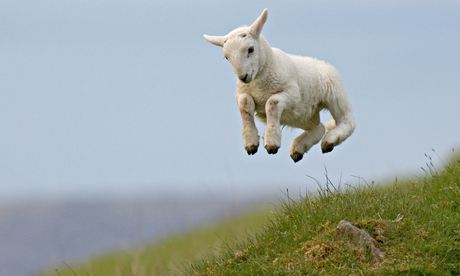
%> input picture Assignment2/image.jpg, 460 x 276 px
$ octave motionblur_Method2.m   (GNU Octave 9; MATLAB toolbox functions it lacks are replaced by stand-ins)
%> lines starting %> are read from the running program, lines starting %| are printed output that depends on the picture
clc; clear all ;close all;
%% Designing the average filter
sizeofilter = 3; %size of average filter
filt = fspecial('average', sizeofilter) ; %Creating average filter since average filter produces motion blur effect
%%Loading the image
I2 = imread('image.jpg'); %Reading hte original good image
%> I2 is the input picture: size 276x460x3 uint8; mean R, G, B 159.5, 168.9, 167
I2 = rgb2gray(I2); % converting it into the grayscale
%> I2: size 276x460 uint8
figure, imshow([I2]) %Showing the original image
title('inputimage')

I = (imfilter(I2,filt)); %Convolving our image with gaussian filter to produce defocussed image
I3 = I;
I = imnoise(I,'gaussian',0.0001);
% Normalizing hte input image matrix
x = double(I);
xnorm = (x - min(min(x)))/(max(max(x)) - min(min(x)));
I = xnorm;
figure(),imshow(xnorm)
title('Blurredimagedefocuswithnoisemotionblur')


%% Paramteres to play with
we=0.00001; % Regulazrizer for the edge derivates will be used in regression
max_it= 600; %Maximum no of iterations for regression below
%%
[n,m]=size(I); % Size of the input image
%> n = 276; m = 460
hfs_x1=floor((size(filt,2)-1)/2); %Half the size of our filter in the vertical direction. This is useful for our zero padding
hfs_y1=floor((size(filt,1)-1)/2); %Half the size of our filter in the horizontal direction. This is useful for our zero padding
%% Here we will see that the padding is done. This is done to ensure that the repeated convolution
%doesnot effect the boundary of the orignal image
I = medfilt2(I,[15 15]);
%> I: size 276x460 double

tI = padarray(I,[((hfs_y1)+(sizeofilter-1)) ((hfs_x1)+(sizeofilter-1))],'symmetric');
% Derivative filters
dyf=[1 -1]; % Derivative filter in the vertical direction
dxf=dyf'; % Derivative filter in the horizontal direction
%
%%
dy=imfilter(tI,(dyf)); %Calculating the horizontal derivatives and storing it in an array
dx=imfilter(tI,(dxf)); %Calculating the vertical derivatives and storing it in an array
b=imfilter(tI,filt); %Calculating the filtered value of motionblurred

Ax= imfilter(imfilter(tI,filt),filt); %Calculating the filtered value of motionblurred

Ax=Ax+we*dx;

Ax=Ax+we*dy;

% Regression starts from here
r = b - Ax; % Residual array
for iter = 1:max_it  % Regression starts from here
     rho = sum(sum(r.*r)); % Finding the square of the residual matrix
     if ( iter > 1 ),
        beta = rho / rho_1; % This will be our weights for regularization
        p = r + beta*p;
     else
        p = r;
     end
     Ap=imfilter(imfilter(p,(filt)),filt); % Convolving residual with average filter.
     Ap=Ap+we*imfilter(p,(dxf)); % Convolving residual with vertical derivative filter.
     Ap=Ap+we*imfilter(p,(dyf)); % Convolving residual with horizontal derivative filter.
     q = Ap;
     alpha = rho / sum(sum(p.*q ));
     tI = (tI) + alpha * p;                    % update our approximation vector
     r = r - alpha*q;                      % compute residual
     rho_1 = rho;
end
%> this loop made 600 passes
%> (rho, beta, alpha, rho_1) on passes 2 to 13: (4.2, 0.303, 2.49, 4.2), (1.81, 0.429, 2.85, 1.81), (0.937, 0.519, 3.06, 0.937), (0.536, 0.571, 3.2, 0.536), (0.336, 0.627, 3.31, 0.336), (0.23, 0.686, 3.45, 0.23), (0.173, 0.75, 3.54, 0.173), (0.135, 0.783, 3.56, 0.135), (0.107, 0.791, 3.58, 0.107), (0.0856, 0.8, 3.62, 0.0856), (0.0702, 0.82, 3.67, 0.0702), (0.0594, 0.846, 3.72, 0.0594)
%> (rho, alpha, rho_1) on pass 1: (13.87, 2.54, 13.87)
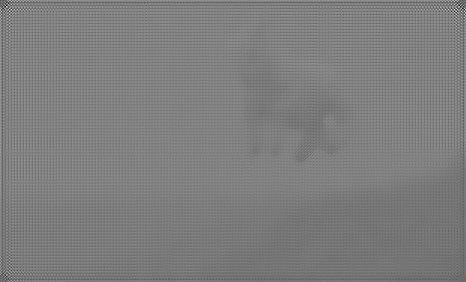
%> tI: size 282x466 double; min -3.57, max 4.94, mean 0.64; drawn with min black and max white
%> after the loop, beta = 1
x = tI;  % Our obtained deconvolved image but with padding
[n,m]=size(x);
%> n = 282; m = 466
Answer = (x((3*(hfs_y1))+1:n-(3*(hfs_y1)),(3*(hfs_x1))+1:m-(3*(hfs_y1)))); %Our final deconvolved image
figure, imshow(Answer)
%> after `imshow(Answer)`:
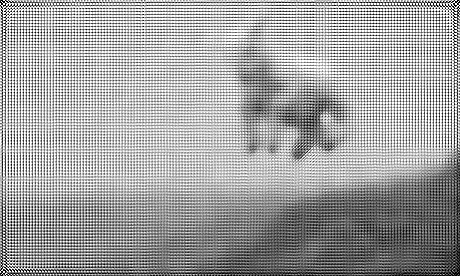
%> displayed picture: size 276x460, on the screen's scale of 0 to 255; min 0, max 255, mean 161.8
title('DeconvolvedimagewithNoisemotionblur')
drawnow

% Normalizing hte input image matrix
x = double(I3);
xnorm = (x - min(min(x)))/(max(max(x)) - min(min(x)));
I3 = xnorm;
figure()
imshow(xnorm)
title('Blurredimagemotionblurwithoutnoise')

%% Paramteres to play with
we=0.00001; % Regulazrizer for the edge derivates will be used in regression
max_it= 600; %Maximum no of iterations for regression below
%%
[n,m]=size(I3); % Size of the input image
%> n = 276; m = 460
hfs_x1=floor((size(filt,2)-1)/2); %Half the size of our filter in the vertical direction. This is useful for our zero padding
hfs_y1=floor((size(filt,1)-1)/2); %Half the size of our filter in the horizontal direction. This is useful for our zero padding
%% Here we will see that the padding is done. This is done to ensure that the repeated convolution
%doesnot effect the boundary of the orignal image

tI = padarray(I3,[((hfs_y1)+(sizeofilter-1)) ((hfs_x1)+(sizeofilter-1))],'symmetric');
% Derivative filters
dyf=[1 -1]; % Derivative filter in the vertical direction
dxf=dyf'; % Derivative filter in the horizontal direction
%
%%
dy=imfilter(tI,(dyf)); %Calculating the horizontal derivatives and storing it in an array
dx=imfilter(tI,(dxf)); %Calculating the vertical derivatives and storing it in an array
b=imfilter(tI,filt); %Calculating the filtered value of motionblurred

Ax= imfilter(imfilter(tI,filt),filt); %Calculating the filtered value of motionblurred

Ax=Ax+we*dx;

Ax=Ax+we*dy;

% Regression starts from here
r = b - Ax; % Residual array
for iter = 1:max_it  % Regression starts from here
     rho = sum(sum(r.*r)); % Finding the square of the residual matrix
     if ( iter > 1 ),
        beta = rho / rho_1; % This will be our weights for regularization
        p = r + beta*p;
     else
        p = r;
     end
     Ap=imfilter(imfilter(p,(filt)),filt); % Convolving residual with average filter.
     Ap=Ap+we*imfilter(p,(dxf)); % Convolving residual with vertical derivative filter.
     Ap=Ap+we*imfilter(p,(dyf)); % Convolving residual with horizontal derivative filter.
     q = Ap;
     alpha = rho / sum(sum(p.*q ));
     tI = (tI) + alpha * p;                    % update our approximation vector
     r = r - alpha*q;                      % compute residual
     rho_1 = rho;
end
%> this loop made 600 passes
%> (rho, beta, alpha, rho_1) on passes 2 to 13: (8.46, 0.328, 2.33, 8.46), (3.06, 0.361, 2.77, 3.06), (1.33, 0.437, 2.87, 1.33), (0.656, 0.492, 2.93, 0.656), (0.342, 0.522, 3.06, 0.342), (0.196, 0.573, 3.19, 0.196), (0.124, 0.632, 3.31, 0.124), (0.084, 0.677, 3.36, 0.084), (0.0586, 0.697, 3.37, 0.0586), (0.0412, 0.704, 3.42, 0.0412), (0.0298, 0.723, 3.49, 0.0298), (0.0226, 0.759, 3.51, 0.0226)
%> (rho, alpha, rho_1) on pass 1: (25.81, 2.65, 25.81)
%> pass 1, `Ap=imfilter(imfilter(p,(filt)),filt);`:
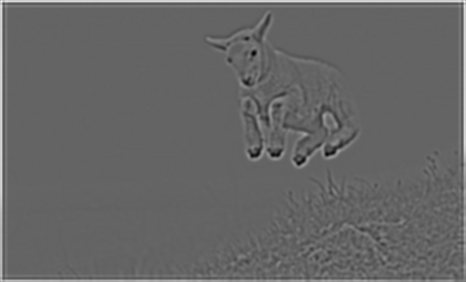
%> Ap: size 282x466 double; min -0.0391, max 0.0603, mean 0.000986; drawn with min black and max white
%> pass 1, `tI = (tI) + alpha * p;`:
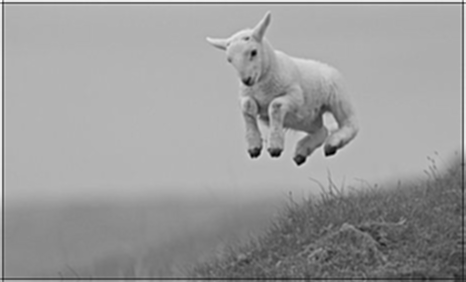
%> tI: size 282x466 double; min -0.138, max 1.17, mean 0.661; drawn with min black and max white
%> after the loop:
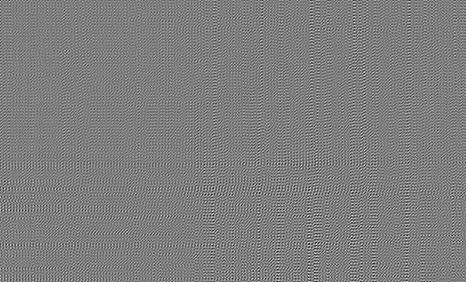
%> p: size 282x466 double; min -3.3e-05, max 3.34e-05, mean -6.28e-09; drawn with min black and max white
%> after the loop:
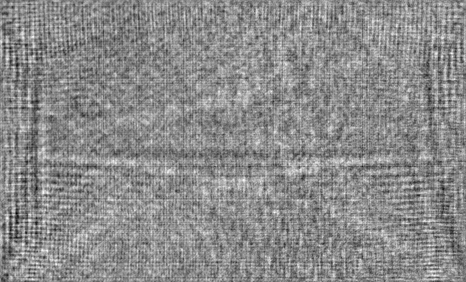
%> r: size 282x466 double; min -2.78e-06, max 2.32e-06, mean 9.43e-09; drawn with min black and max white
%> after the loop:
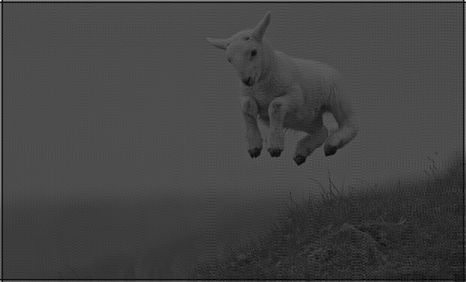
%> tI: size 282x466 double; min -0.231, max 3.1, mean 0.662; drawn with min black and max white
%> after the loop, beta = 0.982
x = tI;  % Our obtained deconvolved image but with padding
[n,m]=size(x);
%> n = 282; m = 466
Answer = (x((3*(hfs_y1))+1:n-(3*(hfs_y1)),(3*(hfs_x1))+1:m-(3*(hfs_y1)))); %Our final deconvolved image
figure, imshow(Answer)
title('DeconvolvedimagewithoutNoisemotionblur')
drawnow
